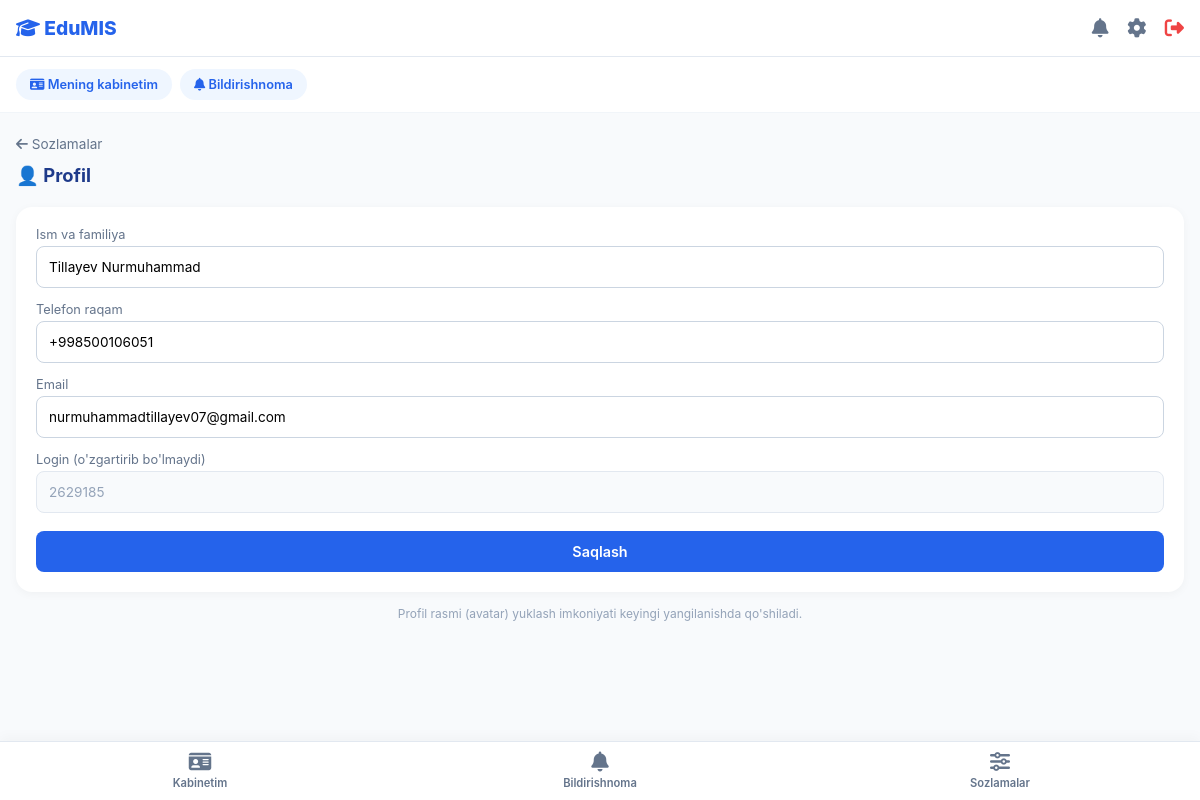
The page /settings/profile (signed in) on the database its author committed.
### tables this page shows
CREATE TABLE users (
        id INTEGER PRIMARY KEY AUTOINCREMENT,
        username TEXT UNIQUE NOT NULL,
        password TEXT NOT NULL,
        role TEXT NOT NULL,
        full_name TEXT NOT NULL,
        gender TEXT
    , phone TEXT, email TEXT, position TEXT, theme TEXT DEFAULT 'light', language TEXT DEFAULT 'uz', notify_grades INTEGER DEFAULT 1, notify_attendance INTEGER DEFAULT 1, notify_homework INTEGER DEFAULT 1);

### app.py (the view, shortened to what this page needs)
@app.route('/settings/profile', methods=['GET', 'POST'])
@login_required
def settings_profile():
    conn = get_db_connection()
    user = conn.execute('SELECT * FROM users WHERE id = ?', (session['user_id'],)).fetchone()
    conn.close()
    return render_template('settings_profile.html', user=user)

### app.py (called while the page is built)
def t(key):
    lang = session.get('language', 'uz')
    return translate(key, lang)

def get_db_connection():
    conn = sqlite3.connect(DB_NAME)
    conn.row_factory = sqlite3.Row
    conn.execute('PRAGMA foreign_keys = ON')
    return conn

def login_required(view):
    @wraps(view)
    def wrapped(*args, **kwargs):
        if 'user_id' not in session:
            flash("Iltimos, avval tizimga kiring.", "error")
            return redirect(url_for('login'))
        return view(*args, **kwargs)
    return wrapped

### translations.py (called while the page is built)
def translate(key, lang='uz'):
    entry = TRANSLATIONS.get(key)
    if not entry:
        return key
    return entry.get(lang) or entry.get('uz') or key

### templates/settings_profile.html (shortened to what this page needs)
{% extends 'base.html' %}
{% block content %}
<div style="padding: 0 16px; margin-top: 20px; padding-bottom: 60px;">
    <a href="/settings" style="color: #64748b; font-size: 0.85rem; text-decoration: none; display: inline-block; margin-bottom: 12px;">
        <i class="fa-solid fa-arrow-left"></i> {{ t('settings_title') }}
    </a>
    <h3 style="font-size: 1.15rem; font-weight: 700; color: #1e3a8a; margin-bottom: 20px;">👤 {{ t('sp_title') }}</h3>
    <form action="/settings/profile" method="POST" style="background: white; border-radius: 16px; padding: 20px; box-shadow: 0 2px 10px rgba(0,0,0,0.04); display: flex; flex-direction: column; gap: 14px;">
        <div>
            <label style="font-size: 0.8rem; color: #64748b; display: block; margin-bottom: 4px;">{{ t('sp_full_name') }}</label>
            <input type="text" name="full_name" value="{{ user.full_name }}" required
                   style="width: 100%; padding: 12px; border: 1px solid #cbd5e1; border-radius: 8px; font-size: 0.85rem; outline: none;">
        </div>
        <div>
            <label style="font-size: 0.8rem; color: #64748b; display: block; margin-bottom: 4px;">{{ t('sp_phone') }}</label>
            <input type="tel" name="phone" value="{{ user.phone or '' }}" placeholder="+998 90 123 45 67"
                   style="width: 100%; padding: 12px; border: 1px solid #cbd5e1; border-radius: 8px; font-size: 0.85rem; outline: none;">
        </div>
        <div>
            <label style="font-size: 0.8rem; color: #64748b; display: block; margin-bottom: 4px;">{{ t('sp_email') }}</label>
            <input type="email" name="email" value="{{ user.email or '' }}" placeholder="email@misol.uz"
                   style="width: 100%; padding: 12px; border: 1px solid #cbd5e1; border-radius: 8px; font-size: 0.85rem; outline: none;">
        </div>
        <div>
            <label style="font-size: 0.8rem; color: #64748b; display: block; margin-bottom: 4px;">{{ t('sp_login_label') }}</label>
            <input type="text" value="{{ user.username }}" disabled
                   style="width: 100%; padding: 12px; border: 1px solid #e2e8f0; border-radius: 8px; font-size: 0.85rem; background: #f8fafc; color: #94a3b8;">
        </div>
        <button type="submit" style="padding: 12px; background: #2563eb; color: white; border: none; border-radius: 8px; font-weight: 600; font-size: 0.9rem; margin-top: 4px;">
            {{ t('save') }}
        </button>
    </form>
    <p style="font-size: 0.75rem; color: #94a3b8; margin-top: 14px; text-align: center;">
        {{ t('sp_avatar_note') }}
    </p>
</div>
{% endblock %}

### templates/base.html (style rules this page uses)
:root { --bg-light: #f8fafc; --primary-blue: #2563eb; --text-dark: #0f172a; --text-muted: #64748b; --card-bg: white; --border-color: #e2e8f0; }
* { margin: 0; padding: 0; box-sizing: border-box; font-family: '-apple-system', BlinkMacSystemFont, "Segoe UI", Roboto, Helvetica, Arial, sans-serif; }
body { background-color: var(--bg-light); color: var(--text-dark); padding-bottom: 80px; }

### rows shown on the page
users: full_name "Tillayev Nurmuhammad", phone "+998500106051", email "nurmuhammadtillayev07@gmail.com", username "2629185"

### other values the page prints
{{ t('nav_my_profile') }} "Mening kabinetim"
{{ t('nav_notifications') }} "Bildirishnoma"
{{ t('settings_title') }} "Sozlamalar"
{{ t('sp_title') }} "Profil"
{{ t('sp_full_name') }} "Ism va familiya"
{{ t('sp_phone') }} "Telefon raqam"
{{ t('sp_email') }} "Email"
{{ t('sp_login_label') }} "Login (o'zgartirib bo'lmaydi)"
{{ t('save') }} "Saqlash"
{{ t('sp_avatar_note') }} "Profil rasmi (avatar) yuklash imkoniyati keyingi yangilanishda qo'shiladi."
{{ t('nav_cabinet') }} "Kabinetim"
{{ t('nav_settings') }} "Sozlamalar"
